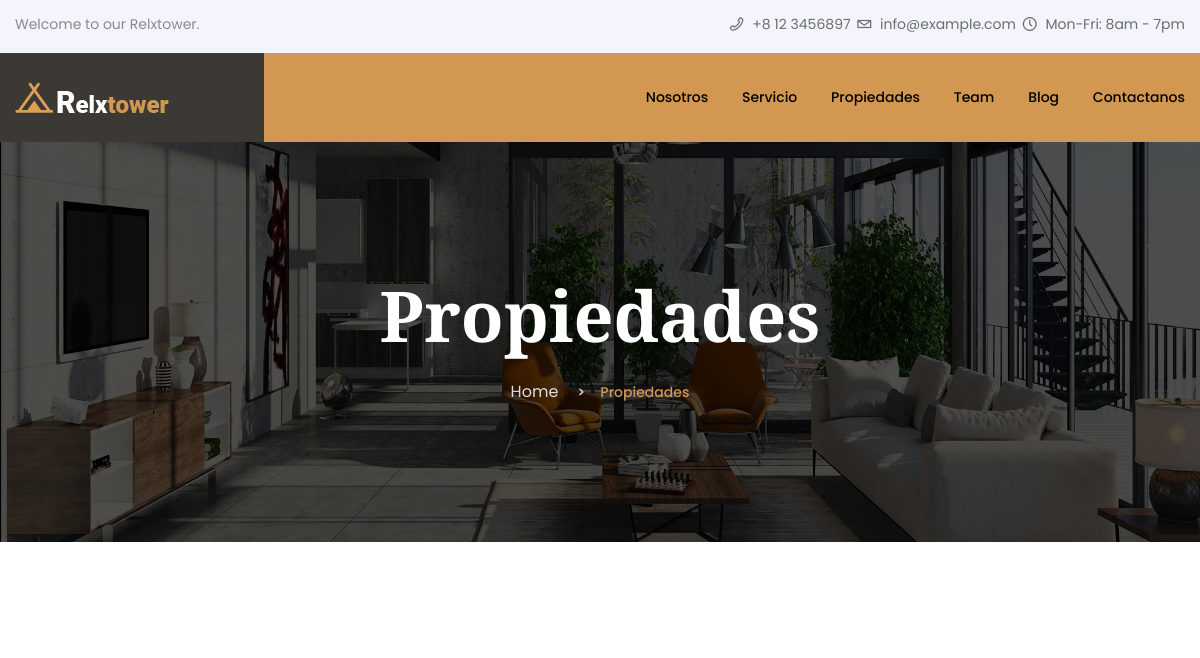
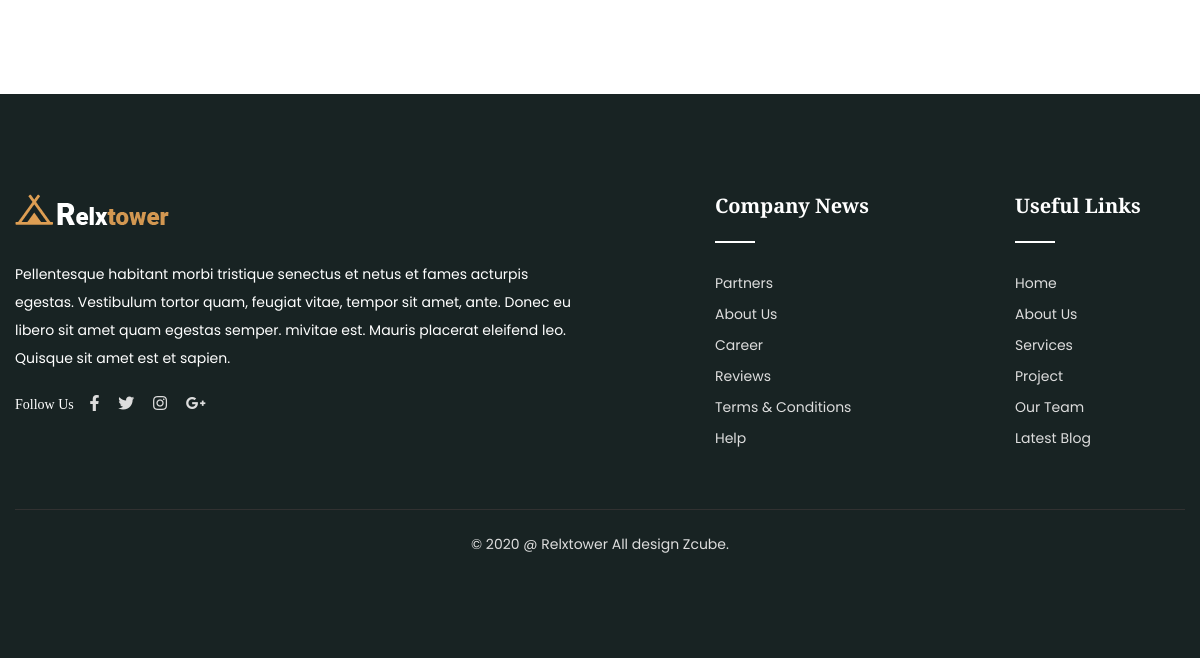
/properties/, run on an earlier commit of the app's database (2 pictures, top to bottom).
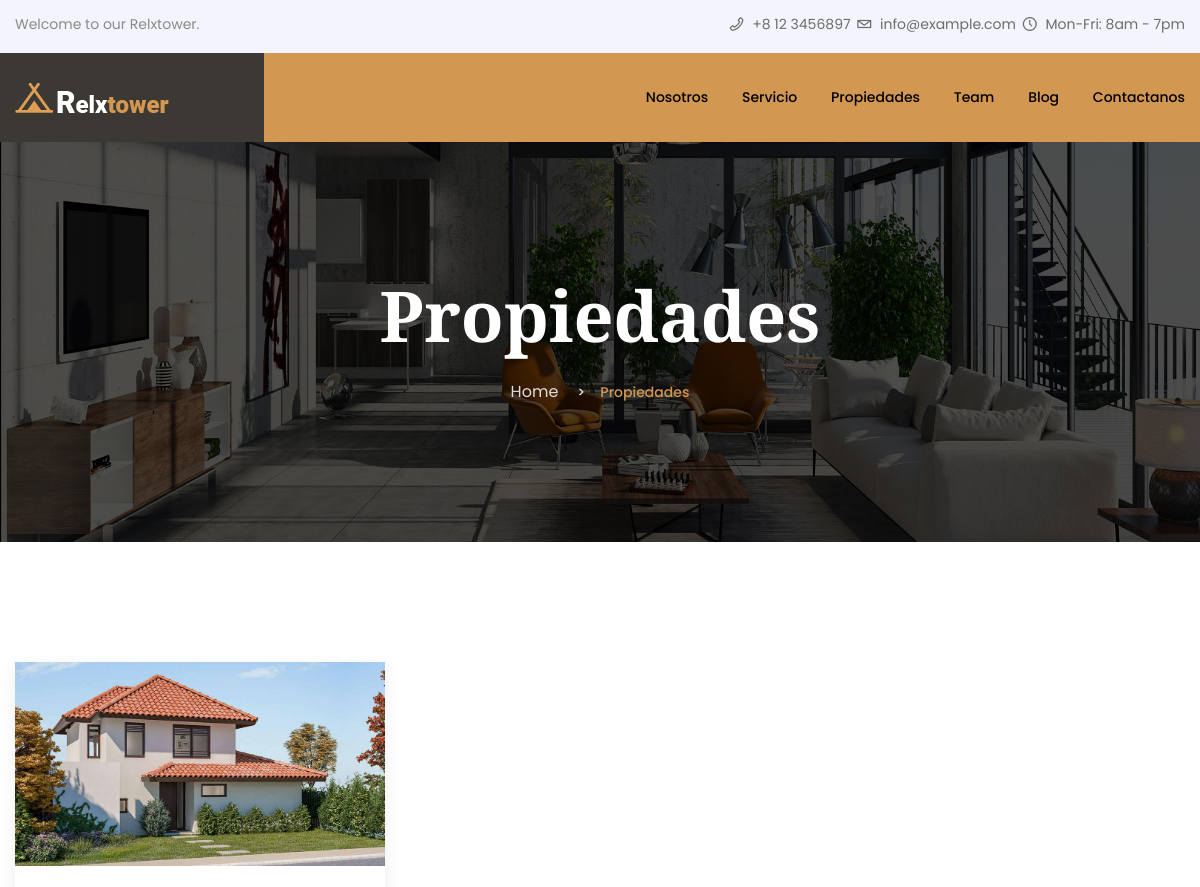
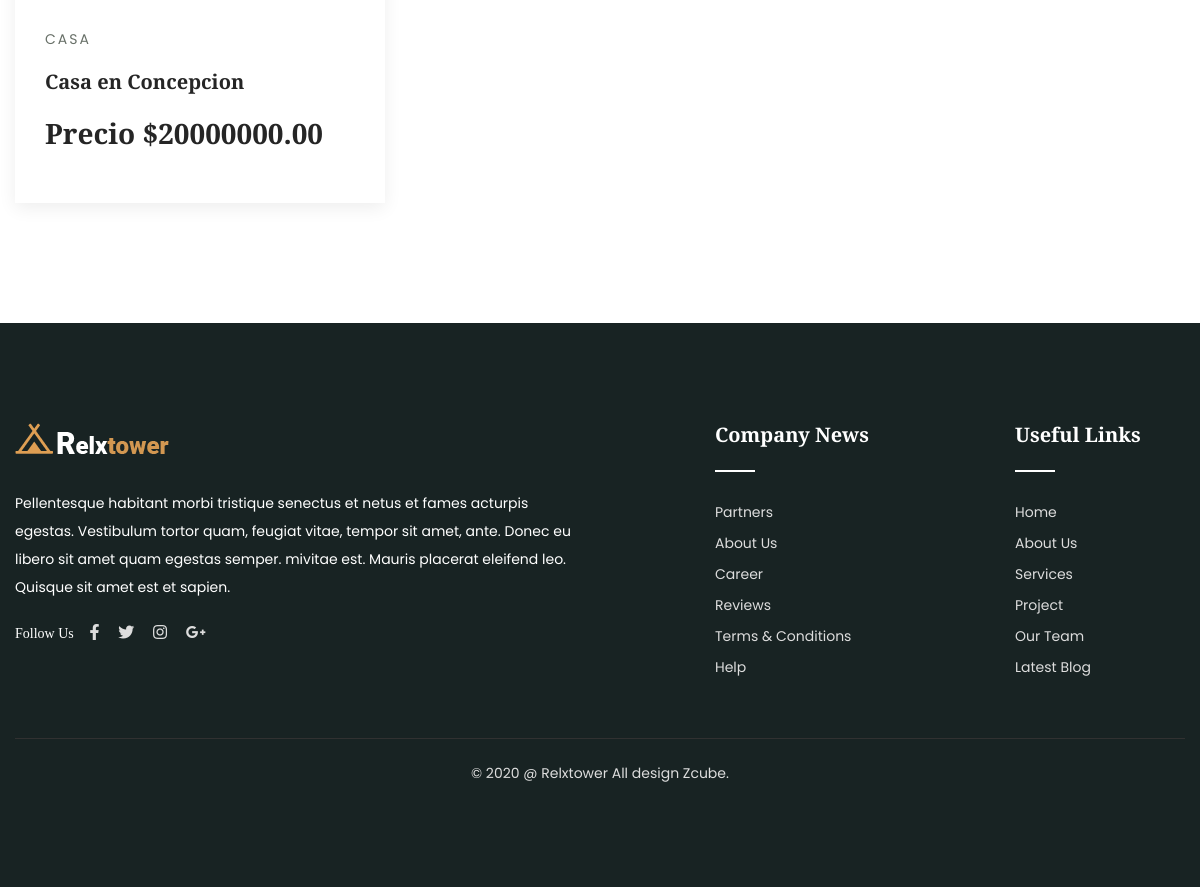
And on a later commit of the database (2 pictures, top to bottom).
### real_state/models.py (models this page shows, shortened)
class Property(models.Model):
    SALE = 'sale'
    RENT = 'rent'
    CATEGORIES_CHOICES = (
        ('house', 'House'),
        ('apartment', 'Apartment'),
        ('office', 'Office'),
    )
    title = models.CharField(max_length=100)
    description = models.TextField()
    category = models.ForeignKey(Category, on_delete=models.CASCADE)
    transaction_type = models.CharField(max_length=10, choices=(
        (SALE, 'Sale'),
        (RENT, 'Rent'),
    ))
    price = models.DecimalField(max_digits=10, decimal_places=2)
    square_meters = models.DecimalField(max_digits=10, decimal_places=2)
    bathrooms = models.PositiveIntegerField()
    bedrooms = models.PositiveIntegerField()
    car_parking = models.PositiveBigIntegerField(default=0)
    main_image = models.ImageField(upload_to='property_images')
    created_at = models.DateTimeField(auto_now_add=True)
    updated_at = models.DateTimeField(auto_now=True)
    is_popular = models.BooleanField(default=False)

class Category(models.Model):
    name = models.CharField(max_length=50)
    def __str__(self):
        return self.name

### real_state/views.py (the view)
# urls.py: path('properties/',views.PropertyView,name='properties'),
def PropertyView(request):
    context = {}
    properties = Property.objects.all()
    context['properties'] = properties
    return render(request,"propertie/properties.html",context)

### real_state/templates/propertie/properties.html
{% extends 'base.html' %}
{% load static %}
{% block content %}
<section class="breadcrumb-area d-flex align-items-center" style="background-image:url(../../static/img/test-bg.jpg)">
    <div class="container">
        <div class="row">
            <div class="col-xl-6 offset-xl-3 col-lg-8 offset-lg-2">
                <div class="breadcrumb-wrap text-center">
                    <div class="breadcrumb-title mb-30">
                        <h2>Propiedades</h2>
                    </div>
                    <nav aria-label="breadcrumb">
                        <ol class="breadcrumb">
                            <li class="breadcrumb-item"><a href="/">Home</a></li>
                            <li class="breadcrumb-item active" aria-current="page">Propiedades</li>
                        </ol>
                    </nav>
                </div>
            </div>
        </div>
    </div>
</section>
<section id="services" class="services-area pt-120 pb-90">
    <div class="container">
        <div class="row services-active2">
            {% for p in properties %}
            <div class="col-xl-4">
                <div class="single-services mb-30">
                    <div class="services-thumb">
                        <a class="gallery-link popup-image" href="/detail/{{p.id}}">
                        <img src="{{p.main_image.url}}" alt="img">
                        </a>
                    </div>
                    <div class="services-content">
                        <small>{{p.category}}</small>
                        <h4><a href="/detail/{{p.id}}">{{p.title}}</a></h4>
                        <h3>Precio ${{p.price}}</h3>
                    </div>
                </div>
            </div>
            {% endfor %}
        </div>
    </div>
</section>
{% endblock %}

### templates/base.html (shortened to what this page needs)
{% load static %}
<!doctype html>
<html class="no-js" lang="zxx">
    <head>
        <link rel="stylesheet" href="{% static 'css/bootstrap.min.css' %}">
        <link rel="stylesheet" href="{% static 'css/animate.min.css' %}">
        <link rel="stylesheet" href="{% static 'css/magnific-popup.css' %}">
        <link rel="stylesheet" href="{% static 'fontawesome/css/all.min.css' %}">
        <link rel="stylesheet" href="{% static 'css/dripicons.css' %}">
        <link rel="stylesheet" href="{% static 'css/slick.css' %}">
        <link rel="stylesheet" href="{% static 'css/default.css' %}">
        <link rel="stylesheet" href="{% static 'css/style.css' %}">
        <link rel="stylesheet" href="{% static 'css/responsive.css' %}">
    </head>
    <body>
        <header class="header-area">
			<div class="header-top second-header d-none d-md-block">
                <div class="container">
                    <div class="row align-items-center">
                        <div class="col-lg-6">
                            <div class="wellcome-text text-center text-lg-left">
                                <p>Welcome to our Relxtower.</p>
                            </div>
                        </div>
                        <div class="col-lg-6 d-none d-lg-block">
                            <div class="header-cta text-right">
                                <ul>
                                    <li>
                                        <i class="icon dripicons-phone"></i>
                                        <span>+8 12 3456897</span>
                                    </li>
                                    <li>
                                        <i class="icon dripicons-mail"></i>
                                        <span>info@example.com</span>
                                    </li>
                                    <li>
                                        <i class="icon dripicons-clock"></i>
                                        <span>Mon-Fri: 8am - 7pm</span>
                                    </li>
                                </ul>
                            </div>
                        </div>
                    </div>
                </div>
            </div>
            <div id="header-sticky" class="menu-area">
                <div class="container">
                    <div class="second-menu">
                        <div class="row align-items-center">
                            <div class="col-xl-2 col-lg-2">
                                <div class="logo">
                                    <a href="/"><img src="{% static 'img/logo/logo.png' %}" alt="logo"></a>
                                </div>
                            </div>
                            <div class="col-xl-10 col-lg-9">
                                <div class="main-menu text-right <text-xl-right></text-xl-right>">
                                    <nav id="mobile-menu">
                                        <ul>
                                            <li><a href="/about/">Nosotros</a></li>
                                            <li><a href="/services/">Servicio</a></li>
                                            <li><a href="/properties/">Propiedades </a></li>
                                            <li><a href="/team/">Team</a></li>
											<li><a href="/blog/">Blog</a></li>
                                            <li><a href="/contact/">Contactanos</a></li>
                                        </ul>
                                    </nav>
                                </div>
                            </div>
                        </div>
                    </div>
                </div>
            </div>
        </header>
        {% block content %}
        {% endblock %}
        <footer class="footer-bg footer-p pt-100 pb-80 ">
            <div class="footer-top pb-30">
                <div class="container">
                    <div class="row justify-content-between">
                        <div class="col-xl-6 col-lg-6 col-sm-6">
                            <div class="footer-widget mb-30">
                                <div class="logo mb-35">
                                    <a href="#"><img src="img/logo/logo.png" alt="logo"></a>
                                </div>
                                <div class="footer-text mb-20">
                                    <p>Pellentesque habitant morbi tristique senectus et netus et fames acturpis egestas. Vestibulum tortor quam, feugiat vitae, tempor sit amet, ante. Donec eu libero sit amet quam egestas semper. mivitae est. Mauris placerat eleifend leo. Quisque sit amet est et sapien.</p>
                                </div>
                                <div class="footer-social">
                                    <span>Follow Us</span>
                                    <a href="#"><i class="fab fa-facebook-f"></i></a>
                                    <a href="#"><i class="fab fa-twitter"></i></a>
                                    <a href="#"><i class="fab fa-instagram"></i></a>
                                    <a href="#"><i class="fab fa-google-plus-g"></i></a>
                                </div>
                            </div>
                        </div>
						<div class="col-xl-2 col-lg-3 col-sm-6">
                            <div class="footer-widget mb-30">
                                <div class="f-widget-title">
                                    <h5>Company News</h5>
                                </div>
                                <div class="footer-link">
                                    <ul>
                                        <li><a href="#">Partners</a></li>
										<li><a href="#">About Us</a></li>
                                        <li><a href="#">Career</a></li>
                                        <li><a href="#">Reviews</a></li>
                                        <li><a href="#">Terms & Conditions</a></li>
                                        <li><a href="#">Help</a></li>
                                    </ul>
                                </div>
                            </div>
                        </div>
                        <div class="col-xl-2 col-lg-3 col-sm-6">
                            <div class="footer-widget mb-30">
                                <div class="f-widget-title">
                                    <h5>Useful Links</h5>
                                </div>
                                <div class="footer-link">
                                    <ul>
                                        <li><a href="#">Home</a></li>
                                        <li><a href="#">About Us</a></li>
                                        <li><a href="#">Services</a></li>
                                        <li><a href="#">Project</a></li>
                                        <li><a href="#">Our Team</a></li>
                                        <li><a href="#">Latest Blog</a></li>
                                    </ul>
                                </div>
                            </div>
                        </div>
                    </div>
                </div>
            </div>
            <div class="copyright-wrap">
                <div class="container">
                    <div class="row">
                        <div class="col-12">
                            <div class="copyright-text text-center">
                                <p>&copy; 2020 @ Relxtower  All design Zcube.</p>
                            </div>
                        </div>
                    </div>
                </div>
            </div>
        </footer>
    </body>
</html>

### static/css/default.css (style rules this page uses)
.mb-20 { margin-bottom: 20px; }
.mb-30 { margin-bottom: 30px; }
.mb-35 { margin-bottom: 35px; }
.pt-100 { padding-top: 100px; }
.pt-120 { padding-top: 120px; }
.pb-30 { padding-bottom: 30px; }
.pb-80 { padding-bottom: 80px; }
.pb-90 { padding-bottom: 90px; }

### static/css/responsive.css (style rules this page uses)
@media (min-width: 1200px) and (max-width: 1500px) { .main-menu ul li:first-child { margin-left: 0; } }
@media (min-width: 992px) and (max-width: 1200px) { .header-cta ul li { margin-left: 20px; } }
@media (min-width: 992px) and (max-width: 1200px) { .services-content { padding: 50px 30px; padding-bottom: 45px; } }
@media (min-width: 992px) and (max-width: 1200px) { .services-content h4 { font-size: 20px; } }
@media (min-width: 992px) and (max-width: 1200px) { .footer-social span { margin-right: 12px; } }
@media (min-width: 992px) and (max-width: 1200px) { .header-cta ul li { margin-left: 3px; } }
@media (min-width: 992px) and (max-width: 1200px) { .menu-area::before { width: 78%; } }

What changed in the data, as far as the page shows it:
added Property: main_image (picture), category "CASA", title "Casa en Concepcion", price "20000000.00"
